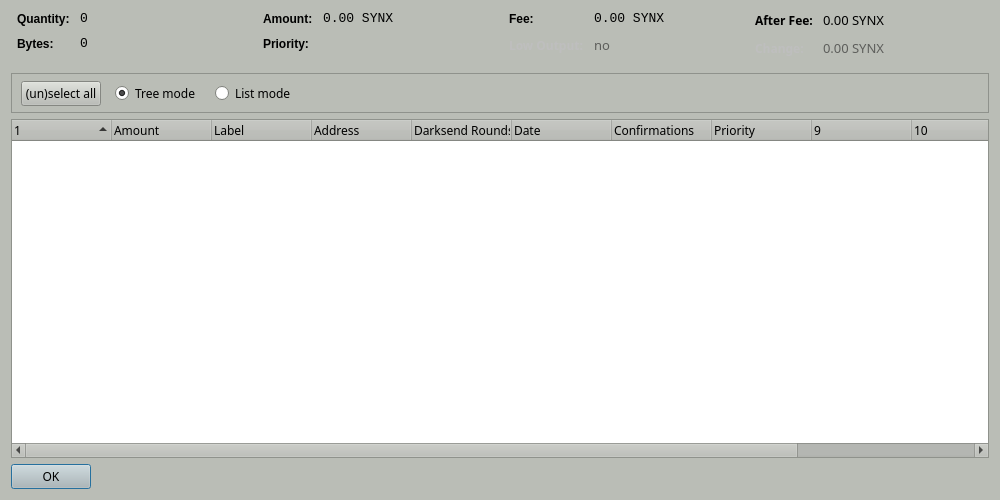
<?xml version="1.0" encoding="UTF-8"?>
<ui version="4.0">
 <class>CoinControlDialog</class>
 <widget class="QDialog" name="CoinControlDialog">
  <property name="geometry">
   <rect>
    <x>0</x>
    <y>0</y>
    <width>1000</width>
    <height>500</height>
   </rect>
  </property>
  <property name="palette">
   <palette>
    <active>
     <colorrole role="WindowText">
      <brush brushstyle="SolidPattern">
       <color alpha="255">
        <red>0</red>
        <green>0</green>
        <blue>0</blue>
       </color>
      </brush>
     </colorrole>
     <colorrole role="Button">
      <brush brushstyle="SolidPattern">
       <color alpha="255">
        <red>186</red>
        <green>189</green>
        <blue>182</blue>
       </color>
      </brush>
     </colorrole>
     <colorrole role="Light">
      <brush brushstyle="SolidPattern">
       <color alpha="255">
        <red>255</red>
        <green>255</green>
        <blue>255</blue>
       </color>
      </brush>
     </colorrole>
     <colorrole role="Midlight">
      <brush brushstyle="SolidPattern">
       <color alpha="255">
        <red>220</red>
        <green>222</green>
        <blue>218</blue>
       </color>
      </brush>
     </colorrole>
     <colorrole role="Dark">
      <brush brushstyle="SolidPattern">
       <color alpha="255">
        <red>93</red>
        <green>94</green>
        <blue>91</blue>
       </color>
      </brush>
     </colorrole>
     <colorrole role="Mid">
      <brush brushstyle="SolidPattern">
       <color alpha="255">
        <red>124</red>
        <green>126</green>
        <blue>121</blue>
       </color>
      </brush>
     </colorrole>
     <colorrole role="Text">
      <brush brushstyle="SolidPattern">
       <color alpha="255">
        <red>0</red>
        <green>0</green>
        <blue>0</blue>
       </color>
      </brush>
     </colorrole>
     <colorrole role="BrightText">
      <brush brushstyle="SolidPattern">
       <color alpha="255">
        <red>255</red>
        <green>255</green>
        <blue>255</blue>
       </color>
      </brush>
     </colorrole>
     <colorrole role="ButtonText">
      <brush brushstyle="SolidPattern">
       <color alpha="255">
        <red>0</red>
        <green>0</green>
        <blue>0</blue>
       </color>
      </brush>
     </colorrole>
     <colorrole role="Base">
      <brush brushstyle="SolidPattern">
       <color alpha="255">
        <red>255</red>
        <green>255</green>
        <blue>255</blue>
       </color>
      </brush>
     </colorrole>
     <colorrole role="Window">
      <brush brushstyle="SolidPattern">
       <color alpha="255">
        <red>186</red>
        <green>189</green>
        <blue>182</blue>
       </color>
      </brush>
     </colorrole>
     <colorrole role="Shadow">
      <brush brushstyle="SolidPattern">
       <color alpha="255">
        <red>0</red>
        <green>0</green>
        <blue>0</blue>
       </color>
      </brush>
     </colorrole>
     <colorrole role="AlternateBase">
      <brush brushstyle="SolidPattern">
       <color alpha="255">
        <red>220</red>
        <green>222</green>
        <blue>218</blue>
       </color>
      </brush>
     </colorrole>
     <colorrole role="ToolTipBase">
      <brush brushstyle="SolidPattern">
       <color alpha="255">
        <red>255</red>
        <green>255</green>
        <blue>220</blue>
       </color>
      </brush>
     </colorrole>
     <colorrole role="ToolTipText">
      <brush brushstyle="SolidPattern">
       <color alpha="255">
        <red>0</red>
        <green>0</green>
        <blue>0</blue>
       </color>
      </brush>
     </colorrole>
    </active>
    <inactive>
     <colorrole role="WindowText">
      <brush brushstyle="SolidPattern">
       <color alpha="255">
        <red>0</red>
        <green>0</green>
        <blue>0</blue>
       </color>
      </brush>
     </colorrole>
     <colorrole role="Button">
      <brush brushstyle="SolidPattern">
       <color alpha="255">
        <red>186</red>
        <green>189</green>
        <blue>182</blue>
       </color>
      </brush>
     </colorrole>
     <colorrole role="Light">
      <brush brushstyle="SolidPattern">
       <color alpha="255">
        <red>255</red>
        <green>255</green>
        <blue>255</blue>
       </color>
      </brush>
     </colorrole>
     <colorrole role="Midlight">
      <brush brushstyle="SolidPattern">
       <color alpha="255">
        <red>220</red>
        <green>222</green>
        <blue>218</blue>
       </color>
      </brush>
     </colorrole>
     <colorrole role="Dark">
      <brush brushstyle="SolidPattern">
       <color alpha="255">
        <red>93</red>
        <green>94</green>
        <blue>91</blue>
       </color>
      </brush>
     </colorrole>
     <colorrole role="Mid">
      <brush brushstyle="SolidPattern">
       <color alpha="255">
        <red>124</red>
        <green>126</green>
        <blue>121</blue>
       </color>
      </brush>
     </colorrole>
     <colorrole role="Text">
      <brush brushstyle="SolidPattern">
       <color alpha="255">
        <red>0</red>
        <green>0</green>
        <blue>0</blue>
       </color>
      </brush>
     </colorrole>
     <colorrole role="BrightText">
      <brush brushstyle="SolidPattern">
       <color alpha="255">
        <red>255</red>
        <green>255</green>
        <blue>255</blue>
       </color>
      </brush>
     </colorrole>
     <colorrole role="ButtonText">
      <brush brushstyle="SolidPattern">
       <color alpha="255">
        <red>0</red>
        <green>0</green>
        <blue>0</blue>
       </color>
      </brush>
     </colorrole>
     <colorrole role="Base">
      <brush brushstyle="SolidPattern">
       <color alpha="255">
        <red>255</red>
        <green>255</green>
        <blue>255</blue>
       </color>
      </brush>
     </colorrole>
     <colorrole role="Window">
      <brush brushstyle="SolidPattern">
       <color alpha="255">
        <red>186</red>
        <green>189</green>
        <blue>182</blue>
       </color>
      </brush>
     </colorrole>
     <colorrole role="Shadow">
      <brush brushstyle="SolidPattern">
       <color alpha="255">
        <red>0</red>
        <green>0</green>
        <blue>0</blue>
       </color>
      </brush>
     </colorrole>
     <colorrole role="AlternateBase">
      <brush brushstyle="SolidPattern">
       <color alpha="255">
        <red>220</red>
        <green>222</green>
        <blue>218</blue>
       </color>
      </brush>
     </colorrole>
     <colorrole role="ToolTipBase">
      <brush brushstyle="SolidPattern">
       <color alpha="255">
        <red>255</red>
        <green>255</green>
        <blue>220</blue>
       </color>
      </brush>
     </colorrole>
     <colorrole role="ToolTipText">
      <brush brushstyle="SolidPattern">
       <color alpha="255">
        <red>0</red>
        <green>0</green>
        <blue>0</blue>
       </color>
      </brush>
     </colorrole>
    </inactive>
    <disabled>
     <colorrole role="WindowText">
      <brush brushstyle="SolidPattern">
       <color alpha="255">
        <red>93</red>
        <green>94</green>
        <blue>91</blue>
       </color>
      </brush>
     </colorrole>
     <colorrole role="Button">
      <brush brushstyle="SolidPattern">
       <color alpha="255">
        <red>186</red>
        <green>189</green>
        <blue>182</blue>
       </color>
      </brush>
     </colorrole>
     <colorrole role="Light">
      <brush brushstyle="SolidPattern">
       <color alpha="255">
        <red>255</red>
        <green>255</green>
        <blue>255</blue>
       </color>
      </brush>
     </colorrole>
     <colorrole role="Midlight">
      <brush brushstyle="SolidPattern">
       <color alpha="255">
        <red>220</red>
        <green>222</green>
        <blue>218</blue>
       </color>
      </brush>
     </colorrole>
     <colorrole role="Dark">
      <brush brushstyle="SolidPattern">
       <color alpha="255">
        <red>93</red>
        <green>94</green>
        <blue>91</blue>
       </color>
      </brush>
     </colorrole>
     <colorrole role="Mid">
      <brush brushstyle="SolidPattern">
       <color alpha="255">
        <red>124</red>
        <green>126</green>
        <blue>121</blue>
       </color>
      </brush>
     </colorrole>
     <colorrole role="Text">
      <brush brushstyle="SolidPattern">
       <color alpha="255">
        <red>93</red>
        <green>94</green>
        <blue>91</blue>
       </color>
      </brush>
     </colorrole>
     <colorrole role="BrightText">
      <brush brushstyle="SolidPattern">
       <color alpha="255">
        <red>255</red>
        <green>255</green>
        <blue>255</blue>
       </color>
      </brush>
     </colorrole>
     <colorrole role="ButtonText">
      <brush brushstyle="SolidPattern">
       <color alpha="255">
        <red>93</red>
        <green>94</green>
        <blue>91</blue>
       </color>
      </brush>
     </colorrole>
     <colorrole role="Base">
      <brush brushstyle="SolidPattern">
       <color alpha="255">
        <red>186</red>
        <green>189</green>
        <blue>182</blue>
       </color>
      </brush>
     </colorrole>
     <colorrole role="Window">
      <brush brushstyle="SolidPattern">
       <color alpha="255">
        <red>186</red>
        <green>189</green>
        <blue>182</blue>
       </color>
      </brush>
     </colorrole>
     <colorrole role="Shadow">
      <brush brushstyle="SolidPattern">
       <color alpha="255">
        <red>0</red>
        <green>0</green>
        <blue>0</blue>
       </color>
      </brush>
     </colorrole>
     <colorrole role="AlternateBase">
      <brush brushstyle="SolidPattern">
       <color alpha="255">
        <red>186</red>
        <green>189</green>
        <blue>182</blue>
       </color>
      </brush>
     </colorrole>
     <colorrole role="ToolTipBase">
      <brush brushstyle="SolidPattern">
       <color alpha="255">
        <red>255</red>
        <green>255</green>
        <blue>220</blue>
       </color>
      </brush>
     </colorrole>
     <colorrole role="ToolTipText">
      <brush brushstyle="SolidPattern">
       <color alpha="255">
        <red>0</red>
        <green>0</green>
        <blue>0</blue>
       </color>
      </brush>
     </colorrole>
    </disabled>
   </palette>
  </property>
  <property name="windowTitle">
   <string>Coin Control</string>
  </property>
  <layout class="QVBoxLayout" name="verticalLayout">
   <item>
    <layout class="QHBoxLayout" name="horizontalLayoutTop" stretch="0,0,0,0">
     <property name="topMargin">
      <number>0</number>
     </property>
     <property name="bottomMargin">
      <number>10</number>
     </property>
     <item>
      <layout class="QFormLayout" name="formLayoutCoinControl1">
       <property name="horizontalSpacing">
        <number>10</number>
       </property>
       <property name="verticalSpacing">
        <number>10</number>
       </property>
       <property name="leftMargin">
        <number>6</number>
       </property>
       <property name="rightMargin">
        <number>6</number>
       </property>
       <item row="0" column="0">
        <widget class="QLabel" name="labelCoinControlQuantityText">
         <property name="styleSheet">
          <string notr="true">font-weight:bold;</string>
         </property>
         <property name="text">
          <string>Quantity:</string>
         </property>
        </widget>
       </item>
       <item row="0" column="1">
        <widget class="QLabel" name="labelCoinControlQuantity">
         <property name="font">
          <font>
           <family>Monospace</family>
           <pointsize>10</pointsize>
          </font>
         </property>
         <property name="cursor">
          <cursorShape>IBeamCursor</cursorShape>
         </property>
         <property name="contextMenuPolicy">
          <enum>Qt::ActionsContextMenu</enum>
         </property>
         <property name="text">
          <string notr="true">0</string>
         </property>
         <property name="textInteractionFlags">
          <set>Qt::LinksAccessibleByMouse|Qt::TextSelectableByKeyboard|Qt::TextSelectableByMouse</set>
         </property>
        </widget>
       </item>
       <item row="1" column="0">
        <widget class="QLabel" name="labelCoinControlBytesText">
         <property name="styleSheet">
          <string notr="true">font-weight:bold;</string>
         </property>
         <property name="text">
          <string>Bytes:</string>
         </property>
        </widget>
       </item>
       <item row="1" column="1">
        <widget class="QLabel" name="labelCoinControlBytes">
         <property name="font">
          <font>
           <family>Monospace</family>
           <pointsize>10</pointsize>
          </font>
         </property>
         <property name="cursor">
          <cursorShape>IBeamCursor</cursorShape>
         </property>
         <property name="contextMenuPolicy">
          <enum>Qt::ActionsContextMenu</enum>
         </property>
         <property name="text">
          <string notr="true">0</string>
         </property>
         <property name="textInteractionFlags">
          <set>Qt::LinksAccessibleByMouse|Qt::TextSelectableByKeyboard|Qt::TextSelectableByMouse</set>
         </property>
        </widget>
       </item>
      </layout>
     </item>
     <item>
      <layout class="QFormLayout" name="formLayoutCoinControl2">
       <property name="horizontalSpacing">
        <number>10</number>
       </property>
       <property name="verticalSpacing">
        <number>10</number>
       </property>
       <property name="leftMargin">
        <number>6</number>
       </property>
       <property name="rightMargin">
        <number>6</number>
       </property>
       <item row="0" column="0">
        <widget class="QLabel" name="labelCoinControlAmountText">
         <property name="styleSheet">
          <string notr="true">font-weight:bold;</string>
         </property>
         <property name="text">
          <string>Amount:</string>
         </property>
        </widget>
       </item>
       <item row="0" column="1">
        <widget class="QLabel" name="labelCoinControlAmount">
         <property name="font">
          <font>
           <family>Monospace</family>
           <pointsize>10</pointsize>
          </font>
         </property>
         <property name="cursor">
          <cursorShape>IBeamCursor</cursorShape>
         </property>
         <property name="contextMenuPolicy">
          <enum>Qt::ActionsContextMenu</enum>
         </property>
         <property name="text">
          <string notr="true">0.00 SYNX</string>
         </property>
         <property name="textInteractionFlags">
          <set>Qt::LinksAccessibleByMouse|Qt::TextSelectableByKeyboard|Qt::TextSelectableByMouse</set>
         </property>
        </widget>
       </item>
       <item row="1" column="0">
        <widget class="QLabel" name="labelCoinControlPriorityText">
         <property name="styleSheet">
          <string notr="true">font-weight:bold;</string>
         </property>
         <property name="text">
          <string>Priority:</string>
         </property>
        </widget>
       </item>
       <item row="1" column="1">
        <widget class="QLabel" name="labelCoinControlPriority">
         <property name="font">
          <font>
           <family>Monospace</family>
           <pointsize>10</pointsize>
          </font>
         </property>
         <property name="cursor">
          <cursorShape>IBeamCursor</cursorShape>
         </property>
         <property name="contextMenuPolicy">
          <enum>Qt::ActionsContextMenu</enum>
         </property>
         <property name="text">
          <string/>
         </property>
         <property name="textInteractionFlags">
          <set>Qt::LinksAccessibleByMouse|Qt::TextSelectableByKeyboard|Qt::TextSelectableByMouse</set>
         </property>
        </widget>
       </item>
      </layout>
     </item>
     <item>
      <layout class="QFormLayout" name="formLayoutCoinControl3">
       <property name="horizontalSpacing">
        <number>10</number>
       </property>
       <property name="verticalSpacing">
        <number>10</number>
       </property>
       <property name="leftMargin">
        <number>6</number>
       </property>
       <property name="rightMargin">
        <number>6</number>
       </property>
       <item row="0" column="0">
        <widget class="QLabel" name="labelCoinControlFeeText">
         <property name="styleSheet">
          <string notr="true">font-weight:bold;</string>
         </property>
         <property name="text">
          <string>Fee:</string>
         </property>
        </widget>
       </item>
       <item row="0" column="1">
        <widget class="QLabel" name="labelCoinControlFee">
         <property name="font">
          <font>
           <family>Monospace</family>
           <pointsize>10</pointsize>
          </font>
         </property>
         <property name="cursor">
          <cursorShape>IBeamCursor</cursorShape>
         </property>
         <property name="contextMenuPolicy">
          <enum>Qt::ActionsContextMenu</enum>
         </property>
         <property name="text">
          <string notr="true">0.00 SYNX</string>
         </property>
         <property name="textInteractionFlags">
          <set>Qt::LinksAccessibleByMouse|Qt::TextSelectableByKeyboard|Qt::TextSelectableByMouse</set>
         </property>
        </widget>
       </item>
       <item row="1" column="0">
        <widget class="QLabel" name="labelCoinControlLowOutputText">
         <property name="enabled">
          <bool>false</bool>
         </property>
         <property name="font">
          <font>
           <family>Sawasdee</family>
           <weight>75</weight>
           <bold>true</bold>
          </font>
         </property>
         <property name="styleSheet">
          <string notr="true">font-weight:bold;</string>
         </property>
         <property name="text">
          <string>Low Output:</string>
         </property>
        </widget>
       </item>
       <item row="1" column="1">
        <widget class="QLabel" name="labelCoinControlLowOutput">
         <property name="enabled">
          <bool>false</bool>
         </property>
         <property name="font">
          <font>
           <family>Sawasdee</family>
           <pointsize>10</pointsize>
          </font>
         </property>
         <property name="cursor">
          <cursorShape>IBeamCursor</cursorShape>
         </property>
         <property name="contextMenuPolicy">
          <enum>Qt::ActionsContextMenu</enum>
         </property>
         <property name="text">
          <string notr="true">no</string>
         </property>
         <property name="textInteractionFlags">
          <set>Qt::LinksAccessibleByMouse|Qt::TextSelectableByKeyboard|Qt::TextSelectableByMouse</set>
         </property>
        </widget>
       </item>
      </layout>
     </item>
     <item>
      <layout class="QFormLayout" name="formLayoutCoinControl4">
       <property name="horizontalSpacing">
        <number>10</number>
       </property>
       <property name="verticalSpacing">
        <number>10</number>
       </property>
       <property name="leftMargin">
        <number>6</number>
       </property>
       <property name="rightMargin">
        <number>6</number>
       </property>
       <item row="0" column="0">
        <widget class="QLabel" name="labelCoinControlAfterFeeText">
         <property name="font">
          <font>
           <family>Sawasdee</family>
           <weight>75</weight>
           <bold>true</bold>
          </font>
         </property>
         <property name="styleSheet">
          <string notr="true">font-weight:bold;</string>
         </property>
         <property name="text">
          <string>After Fee:</string>
         </property>
        </widget>
       </item>
       <item row="0" column="1">
        <widget class="QLabel" name="labelCoinControlAfterFee">
         <property name="font">
          <font>
           <family>Sawasdee</family>
           <pointsize>10</pointsize>
          </font>
         </property>
         <property name="cursor">
          <cursorShape>IBeamCursor</cursorShape>
         </property>
         <property name="contextMenuPolicy">
          <enum>Qt::ActionsContextMenu</enum>
         </property>
         <property name="text">
          <string notr="true">0.00 SYNX</string>
         </property>
         <property name="textInteractionFlags">
          <set>Qt::LinksAccessibleByMouse|Qt::TextSelectableByKeyboard|Qt::TextSelectableByMouse</set>
         </property>
        </widget>
       </item>
       <item row="1" column="0">
        <widget class="QLabel" name="labelCoinControlChangeText">
         <property name="enabled">
          <bool>false</bool>
         </property>
         <property name="font">
          <font>
           <family>Sawasdee</family>
           <weight>75</weight>
           <bold>true</bold>
          </font>
         </property>
         <property name="styleSheet">
          <string notr="true">font-weight:bold;</string>
         </property>
         <property name="text">
          <string>Change:</string>
         </property>
        </widget>
       </item>
       <item row="1" column="1">
        <widget class="QLabel" name="labelCoinControlChange">
         <property name="enabled">
          <bool>false</bool>
         </property>
         <property name="font">
          <font>
           <family>Sawasdee</family>
           <pointsize>10</pointsize>
          </font>
         </property>
         <property name="cursor">
          <cursorShape>IBeamCursor</cursorShape>
         </property>
         <property name="contextMenuPolicy">
          <enum>Qt::ActionsContextMenu</enum>
         </property>
         <property name="text">
          <string notr="true">0.00 SYNX</string>
         </property>
         <property name="textInteractionFlags">
          <set>Qt::LinksAccessibleByMouse|Qt::TextSelectableByKeyboard|Qt::TextSelectableByMouse</set>
         </property>
        </widget>
       </item>
      </layout>
     </item>
    </layout>
   </item>
   <item>
    <widget class="QFrame" name="frame">
     <property name="minimumSize">
      <size>
       <width>0</width>
       <height>40</height>
      </size>
     </property>
     <property name="font">
      <font>
       <family>Sawasdee</family>
      </font>
     </property>
     <property name="frameShape">
      <enum>QFrame::StyledPanel</enum>
     </property>
     <property name="frameShadow">
      <enum>QFrame::Sunken</enum>
     </property>
     <widget class="QWidget" name="horizontalLayoutWidget">
      <property name="geometry">
       <rect>
        <x>10</x>
        <y>0</y>
        <width>781</width>
        <height>41</height>
       </rect>
      </property>
      <property name="font">
       <font>
        <family>Sawasdee</family>
       </font>
      </property>
      <layout class="QHBoxLayout" name="horizontalLayoutPanel" stretch="0,0,0,0">
       <property name="spacing">
        <number>14</number>
       </property>
       <item>
        <widget class="QPushButton" name="pushButtonSelectAll">
         <property name="sizePolicy">
          <sizepolicy hsizetype="Maximum" vsizetype="Fixed">
           <horstretch>0</horstretch>
           <verstretch>0</verstretch>
          </sizepolicy>
         </property>
         <property name="font">
          <font>
           <family>Sawasdee</family>
          </font>
         </property>
         <property name="text">
          <string>(un)select all</string>
         </property>
        </widget>
       </item>
       <item>
        <widget class="QRadioButton" name="radioTreeMode">
         <property name="sizePolicy">
          <sizepolicy hsizetype="Maximum" vsizetype="Fixed">
           <horstretch>0</horstretch>
           <verstretch>0</verstretch>
          </sizepolicy>
         </property>
         <property name="font">
          <font>
           <family>Sawasdee</family>
          </font>
         </property>
         <property name="text">
          <string>Tree mode</string>
         </property>
         <property name="checked">
          <bool>true</bool>
         </property>
        </widget>
       </item>
       <item>
        <widget class="QRadioButton" name="radioListMode">
         <property name="sizePolicy">
          <sizepolicy hsizetype="Maximum" vsizetype="Fixed">
           <horstretch>0</horstretch>
           <verstretch>0</verstretch>
          </sizepolicy>
         </property>
         <property name="font">
          <font>
           <family>Sawasdee</family>
          </font>
         </property>
         <property name="text">
          <string>List mode</string>
         </property>
        </widget>
       </item>
       <item>
        <spacer name="horizontalSpacer">
         <property name="font">
          <font>
           <family>Sawasdee</family>
          </font>
         </property>
         <property name="orientation">
          <enum>Qt::Horizontal</enum>
         </property>
         <property name="sizeHint" stdset="0">
          <size>
           <width>40</width>
           <height>20</height>
          </size>
         </property>
        </spacer>
       </item>
      </layout>
     </widget>
    </widget>
   </item>
   <item>
    <widget class="CoinControlTreeWidget" name="treeWidget">
     <property name="font">
      <font>
       <family>Sawasdee</family>
      </font>
     </property>
     <property name="contextMenuPolicy">
      <enum>Qt::CustomContextMenu</enum>
     </property>
     <property name="sortingEnabled">
      <bool>false</bool>
     </property>
     <property name="columnCount">
      <number>12</number>
     </property>
     <attribute name="headerShowSortIndicator" stdset="0">
      <bool>true</bool>
     </attribute>
     <attribute name="headerStretchLastSection">
      <bool>false</bool>
     </attribute>
     <column>
      <property name="text">
       <string/>
      </property>
     </column>
     <column>
      <property name="text">
       <string>Amount</string>
      </property>
     </column>
     <column>
      <property name="text">
       <string>Label</string>
      </property>
     </column>
     <column>
      <property name="text">
       <string>Address</string>
      </property>
     </column>
     <column>
      <property name="text">
       <string>Darksend Rounds</string>
      </property>
     </column>
     <column>
      <property name="text">
       <string>Date</string>
      </property>
     </column>
     <column>
      <property name="text">
       <string>Confirmations</string>
      </property>
      <property name="toolTip">
       <string>Confirmed</string>
      </property>
     </column>
     <column>
      <property name="text">
       <string>Priority</string>
      </property>
     </column>
     <column>
      <property name="text">
       <string/>
      </property>
     </column>
     <column>
      <property name="text">
       <string/>
      </property>
     </column>
     <column>
      <property name="text">
       <string/>
      </property>
     </column>
     <column>
      <property name="text">
       <string/>
      </property>
     </column>
    </widget>
   </item>
   <item>
    <widget class="QDialogButtonBox" name="buttonBox">
     <property name="sizePolicy">
      <sizepolicy hsizetype="Maximum" vsizetype="Fixed">
       <horstretch>0</horstretch>
       <verstretch>0</verstretch>
      </sizepolicy>
     </property>
     <property name="font">
      <font>
       <family>Sawasdee</family>
      </font>
     </property>
     <property name="orientation">
      <enum>Qt::Horizontal</enum>
     </property>
     <property name="standardButtons">
      <set>QDialogButtonBox::Ok</set>
     </property>
    </widget>
   </item>
  </layout>
 </widget>
 <customwidgets>
  <customwidget>
   <class>CoinControlTreeWidget</class>
   <extends>QTreeWidget</extends>
   <header>coincontroltreewidget.h</header>
  </customwidget>
 </customwidgets>
 <resources/>
 <connections/>
</ui>
